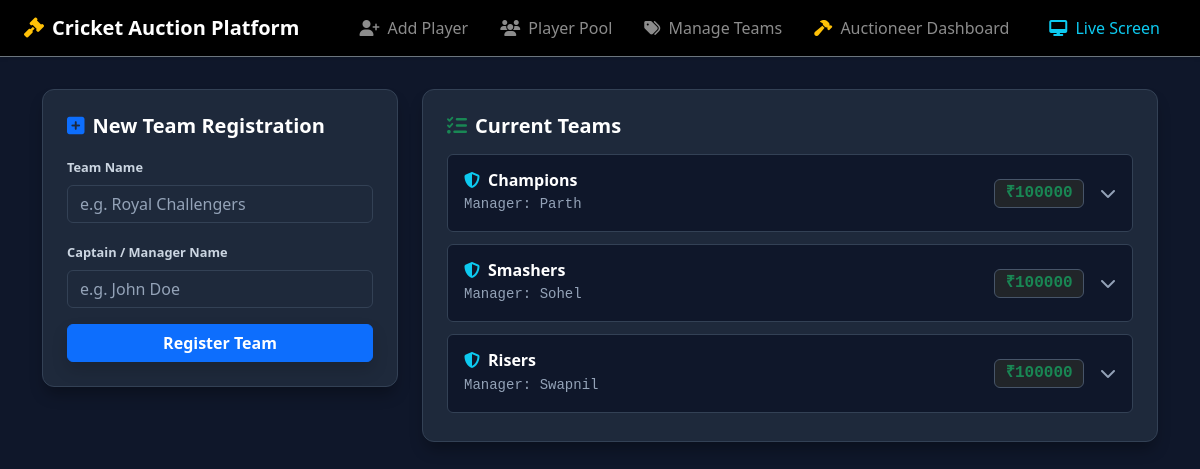
The page /teams on the database its author committed.
### app.py (models this page shows)
class Team(db.Model):
    id = db.Column(db.Integer, primary_key=True)
    team_name = db.Column(db.String(100), nullable=False, unique=True)
    captain_name = db.Column(db.String(100), nullable=False)
    purse = db.Column(db.Integer, default=100000)
    players = db.relationship('Player', backref='team', lazy=True)

### app.py (the view, shortened to what this page needs)
@app.route('/teams', methods=['GET', 'POST'])
def handle_teams():
    return render_template('teams.html', teams=Team.query.all())

### app/templates/teams.html (shortened to what this page needs)
{% extends 'base.html' %}
{% block content %}
<div class="container my-2">
    <div class="row g-4">
        <div class="col-lg-4">
            <div class="card team-panel p-4">
                <h5 class="fw-bold mb-3 text-white"><i class="fa-solid fa-square-plus text-primary me-2"></i>New Team Registration</h5>
                <form action="/teams" method="POST">
                    <div class="mb-3">
                        <label class="text-label-dark mb-2">Team Name</label>
                        <input type="text" name="team_name" class="form-control" placeholder="e.g. Royal Challengers" required>
                    </div>
                    <div class="mb-3">
                        <label class="text-label-dark mb-2">Captain / Manager Name</label>
                        <input type="text" name="captain_name" class="form-control" placeholder="e.g. John Doe" required>
                    </div>
                    <button type="submit" class="btn btn-primary w-100 fw-bold shadow">Register Team</button>
                </form>
            </div>
        </div>
        <div class="col-lg-8">
            <div class="card team-panel p-4">
                <h5 class="fw-bold mb-3 text-white"><i class="fa-solid fa-list-check text-success me-2"></i>Current Teams</h5>
                <div class="row g-2">
                    {% if not teams %}
                        <p class="text-muted text-center py-4">No active franchise clubs detected.</p>
                    {% else %}
                        {% for team in teams %}
                            <div class="col-12 mb-1">
                                <div class="team-clickable-header p-3 d-flex justify-content-between align-items-center"
                                     data-bs-toggle="collapse"
                                     data-bs-target="#edit-panel-{{ team.id }}"
                                     aria-expanded="false">
                                    <div>
                                        <h6 class="fw-bold text-white m-0"><i class="fa-solid fa-shield-halved text-info me-2"></i>{{ team.team_name }}</h6>
                                        <small class="text-muted font-monospace">Manager: {{ team.captain_name }}</small>
                                    </div>
                                    <div class="d-flex align-items-center">
                                        <span class="badge bg-dark border border-secondary text-success font-monospace fs-6 me-3">₹{{ team.purse }}</span>
                                        <i class="fa-solid fa-chevron-down text-muted"></i>
                                    </div>
                                </div>
                            </div>
                        {% endfor %}
                    {% endif %}
                </div>
            </div>
        </div>
    </div>
</div>
{% endblock %}

### rows shown on the page
Team: team_name "Champions", captain_name "Parth", purse "100000"
Team: team_name "Smashers", captain_name "Sohel", purse "100000"
Team: team_name "Risers", captain_name "Swapnil", purse "100000"
